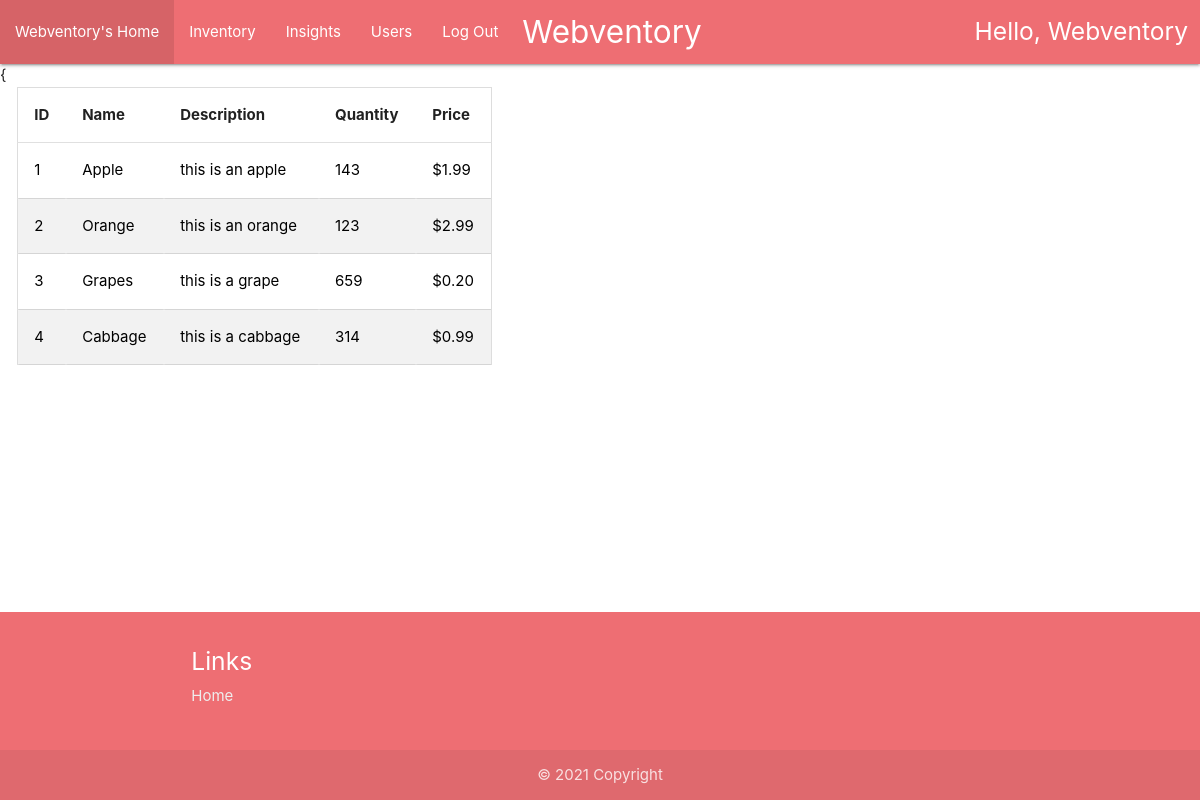
The page /userInsights (signed in) on the database as committed earlier.
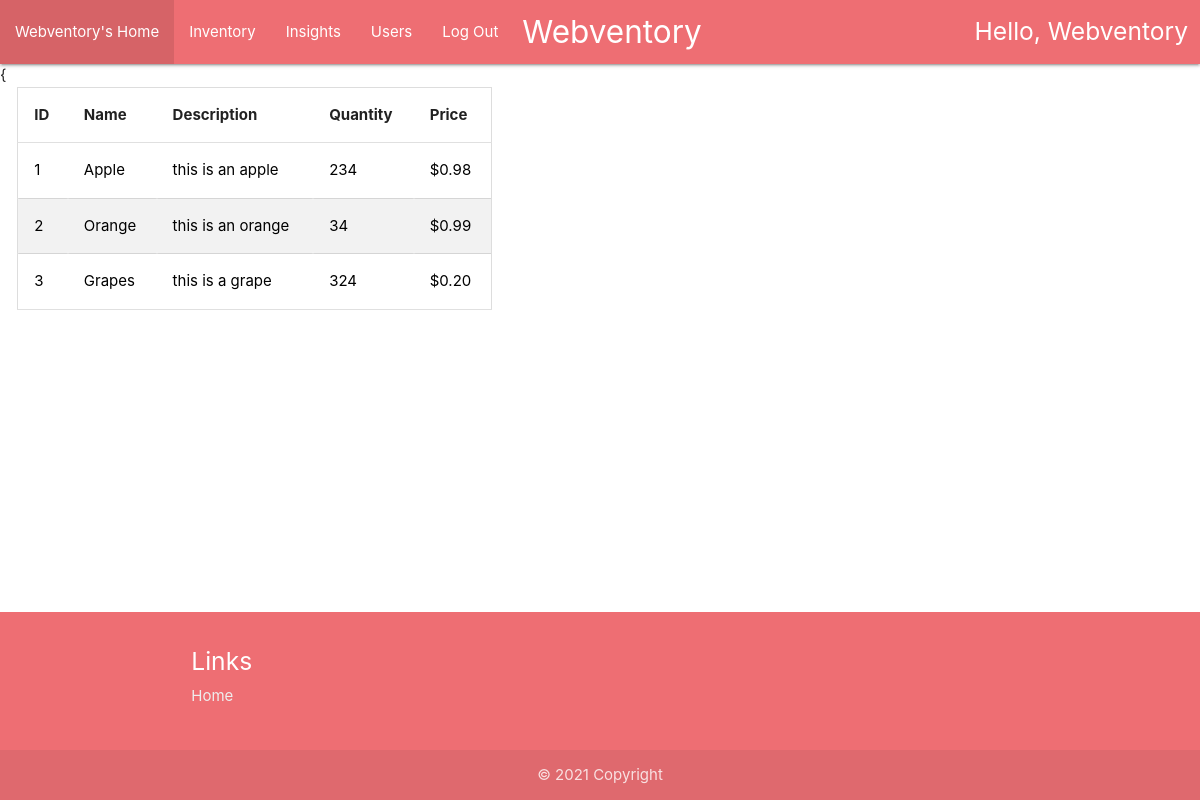
The same page on the database as committed later.
### home/models.py (models this page shows, shortened)
class User(AbstractUser):
    username = models.CharField(max_length=30, unique=True)
    email = models.CharField(max_length=100)
    password = models.CharField(max_length=30)
    def __str__(self):
        return self.username

class Item(models.Model):
    id = models.AutoField(unique=True, primary_key=True)
    name = models.CharField(max_length=30)
    description = models.CharField(max_length=100)
    quantity = models.IntegerField()
    price = models.FloatField()
    user_visibility = models.CharField(max_length=30)

### home/views.py (the view, shortened to what this page needs)
# urls.py: path('userInsights', views.user_insights),
@login_required(login_url='/login')
def user_insights(request, item_id=0):
    items = Item.objects.all().select_related()
    return render(request, 'home/userHomeInsights.html', {"username": str(request.user).title(), "items": items})

### home/templates/home/userHomeInsights.html (shortened to what this page needs)
{% extends 'home/userHome.html' %}
{% block content %}
{
<div class="row" style="padding-left : .5%;">
    <div class="container-fluid">
        <div class="col s5 center">
            <table id="myTable">
                <thead>
                <tr>
                    <th>ID</th>
                    <th>Name</th>
                    <th>Description</th>
                    <th>Quantity</th>
                    <th>Price</th>
                </tr>
                </thead>
                <tbody>
                {% for item in items %}
                <tr>
                    <td><a style="color: black" href="/userInsights/{{item.id}}">
                        {{ item.id }}
                    </a></td>
                    <td><a style="color: black" href="/userInsights/{{item.id}}">
                        {{ item.name }}
                    </a></td>
                    <td><a style="color: black" href="/userInsights/{{item.id}}">
                        {{ item.description }}
                    </a></td>
                    <td><a style="color: black" href="/userInsights/{{item.id}}">
                        {{ item.quantity }}
                    </a></td>
                    <td><a style="color: black" href="/userInsights/{{item.id}}">
                        ${{ item.price|floatformat:2 }}
                    </a></td>
                </tr>
                {% endfor %}
                </tbody>
            </table>
        </div>
    </div>
    {%if item %}
        {% load static %}
    {% endif %}
</div>
{% endblock %}

### home/templates/home/userHome.html (shortened to what this page needs)
{% extends "home/userHomeBase.html" %}
{% block content %}
{% load static %}
{% endblock %}

### home/templates/home/userHomeBase.html (shortened to what this page needs)
<!DOCTYPE html>
<html lang="en">
<head>
    {% load static %}
    <link rel="stylesheet" href="{% static 'home/css/materialize.css' %}">
    <link rel="stylesheet" href="{% static 'home/css/style.css' %}">
</head>
<body>
<nav>
    <div class="nav-wrapper container-fluid">
        <a href="/" class="brand-logo center" style="padding-left: 2%"
        >Webventory</a
        >
        <ul class="left hide-on-med-and-down">
            <li><a href="/userHome">{{username}}'s Home</a></li>
            <li><a href="/userInventory">Inventory</a></li>
            <li><a href="/userInsights">Insights</a></li>
            <li><a href="#">Users</a></li>
            <li><a href="/logout">Log Out</a></li>
        </ul>
        <h5 class="right" style="padding-right: 1%; padding-top: 0.125%">
            Hello, {{username}}
        </h5>
    </div>
</nav>
<main>
    {% block content %}
    {% endblock %}
</main>
<footer class="page-footer">
    <div class="container">
        <div class="row">
            <div class="col 12 offset-12 s15">
                <h5 class="white-text">Links</h5>
                <a class="grey-text text-lighten-3" href="#">Home</a>
                <br/>
                <br/>
            </div>
        </div>
    </div>
    <div class="footer-copyright">
        <div class="container center">© 2021 Copyright</div>
    </div>
</footer>
</body>
</html>

### home/static/home/css/style.css (style rules this page uses)
body { display: flex; min-height: 100vh; flex-direction: column; }
main { flex: 1 0 auto; }
table { border-spacing: 0; width: 100%; border: 1px solid #ddd; }
th { cursor: pointer; }
th, td { text-align: left; padding: 16px; }
tr:nth-child(even) { background-color: #f2f2f2 }

Rows that differ between the two databases and show on the page:
removed Item: id "4", name "Cabbage", description "this is a cabbage", quantity "314", price "0.99"
changed Item "Apple": quantity "143" → "234"; price "1.99" → "0.98"
changed Item "Orange": quantity "123" → "34"; price "2.99" → "0.99"
changed Item "Grapes": quantity "659" → "324"
